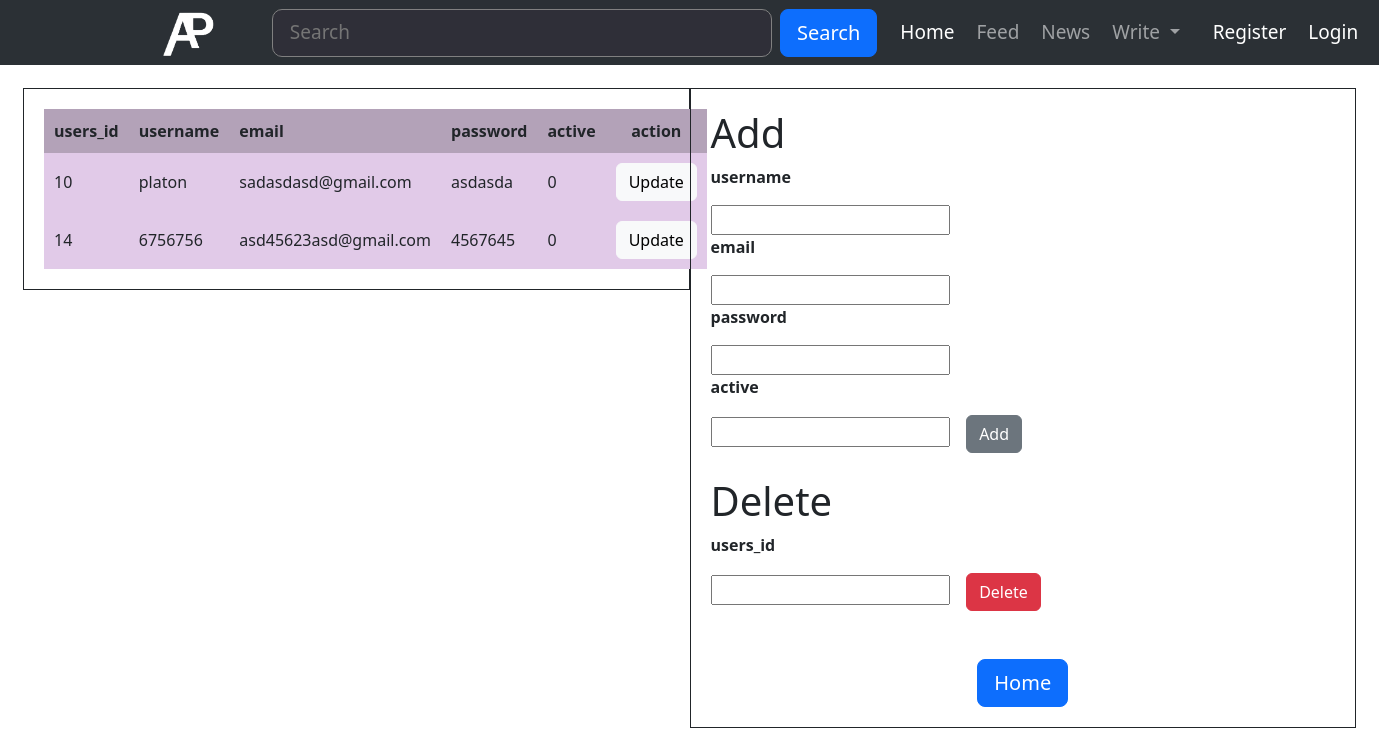
The page /news_portal_g1/admin_user.php on the database as committed earlier.
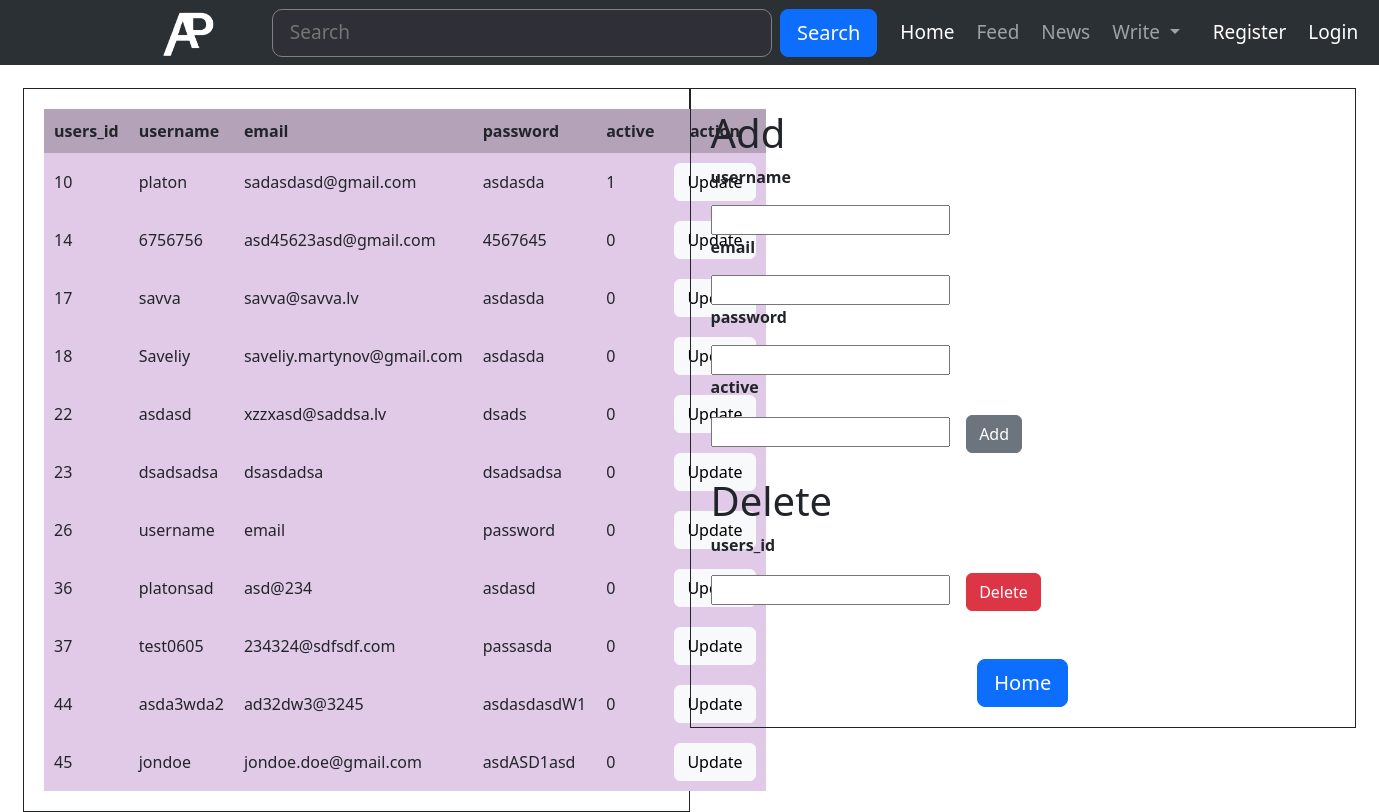
The same page on the database as committed later.
### tables this page shows
CREATE TABLE `users` (
  `users_id` int(11) NOT NULL,
  `username` varchar(255) NOT NULL,
  `email` varchar(255) NOT NULL,
  `password` varchar(255) NOT NULL,
  `active` int(1) NOT NULL
);

### news_portal_g1/admin_user.php (the view, shortened to what this page needs)
<?php
    $servername = "localhost";
    $database = "news_portal";
    $username = "root";
    $password = "";
    $conn = mysqli_connect($servername, $username, $password, $database);
?>
<!doctype html>
<html lang="en">
<head>
    <link rel ="stylesheet" href="https://cdn.jsdelivr.net/npm/bootstrap@5.3.0-alpha1/dist/css/bootstrap.min.css" rel="stylesheet">
    <link rel ="stylesheet" href="style.css">
</head>
<body>
        <nav class="padding-navbar navbar navbar-expand-lg bg-body-tertiary navbar bg-dark class-navbar" data-bs-theme="dark">
            <div class="container-fluid">
            <a href="home.php"><img class="navbar-brand" src="/news_portal_g1/img/ap-logo.png" width="100px" alt=""></a>
                <form class="d-flex" role="search">
                <input class="form-control-header me-2" type="search" placeholder="   Search" aria-label="Search">
                <button class=" btn btn-lg btn-primary border-radiuss-10" type="submit">Search</button>
                </form>
            </div>
            <ul class="navbar-nav me-auto my-2 my-lg-0 navbar-nav-scroll " style="--bs-scroll-height: 100px;">
                <li class="nav-item">
                    <a class="nav-link active" aria-current="page" href="home.php">Home</a>
                </li>
                <li class="nav-item">
                    <a class="nav-link" href="#">Feed</a>
                </li>
                <li class="nav-item">
                    <a class="nav-link" href="#">News</a>
                    </li>
                <li class="nav-item dropdown">
                    <a class="btn btn-primary nav-link dropdown-toggle" href="#" role="button"
                    data-bs-toggle="dropdown" aria-expanded="false">
                    Write
                    </a>
                </li>
            <li class="menu-member">
                <?php
                    if(isset($_SESSION["username"]))
                    {
                ?>
                    <li><a href="profile.php" class=" border nav-link border border-white rounded  css-test" href="index.php"><?php echo $_SESSION['username']; ?></a></li>
                    <li><a href="logout.php" class="nav-link">Logout</a></li>
                <?php
                    }
                    else
                    {
                ?>
                    <li><a href="index.php" class="nav-link active">&nbspRegister</a></li>
                    <li><a href="login.php" class="nav-link active">Login</a></li>
                <?php
                    }
                ?>
            </li>
                </ul>
        </nav>
    <div class="float-container">
<div class="float-child">
  <table>
        <tr>
            <th>users_id</th>
            <th>username</th>
            <th>email</th>
            <th>password</th>
            <th>active</th>
            <th><center>action</center></th>
        </tr>
            <?php
            $users = mysqli_query($conn,"SELECT * FROM `users`");
            $users=mysqli_fetch_all($users);
        foreach ($users as $user)
        {
        echo '
        <tr>
            <td>' .$user[0]  . '</td>
            <td>' .$user[1]  . '</td>
            <td>' .$user[2]  . '</td>
            <td>' .$user[3]  . '</td>
            <td>' .$user[4]  . '</td>
            <td><a class="btn btn-light" href="update_user.php?k_id='.$user[0] .'">Update</a> </td>
        </tr>
        ';
        }
            ?>
        </table>
</div>
<div class="float-child">
  <h1>Add</h1>
        <form action="add_user.php" method="post" enctype="multipart/form-data">
            <p><b>username</b></p>
            <input type="text" name="name">
            <p><b>email</b></p>
            <input type="email" name="email">
            <p><b>password</b></p>
            <input type="password" name="password">
            <p><b>active</b></p>
            <input type="text" name="active">&nbsp&nbsp&nbsp
            <button type="submit" class="btn btn-secondary">Add</button>
        </form><br>
        <h1>Delete</h1>
        <form action="delete_user.php" method="post" enctype="multipart/form-data">
            <p><b>users_id</b></p>
            <input type="text" name="id">&nbsp&nbsp&nbsp
            <button type="submit" class="btn btn-danger">Delete </button><br><br><br>
        </form>
        <?php
        echo "<center><a href='home.php' class='btn btn-lg btn-primary'> Home </a></center>";
        ?>
  </div>
</div>
</body>
</html>

Rows that differ between the two databases and show on the page:
changed users "platon": active "0" → "1"
added users: users_id "17", username "savva", email "savva@savva.lv", password "asdasda", active "0"
added users: users_id "18", username "Saveliy", email "saveliy.martynov@gmail.com", password "asdasda", active "0"
added users: users_id "22", username "asdasd", email "xzzxasd@saddsa.lv", password "dsads", active "0"
added users: users_id "23", username "dsadsadsa", email "dsasdadsa", password "dsadsadsa", active "0"
added users: users_id "26", username "username", email "email", password "password", active "0"
added users: users_id "36", username "platonsad", email "asd@234", password "asdasd", active "0"
added users: users_id "37", username "test0605", email "234324@sdfsdf.com", password "passasda", active "0"
added users: users_id "44", username "asda3wda2", email "ad32dw3@3245", password "asdasdasdW1", active "0"
added users: users_id "45", username "jondoe", email "jondoe.doe@gmail.com", password "asdASD1asd", active "0"
